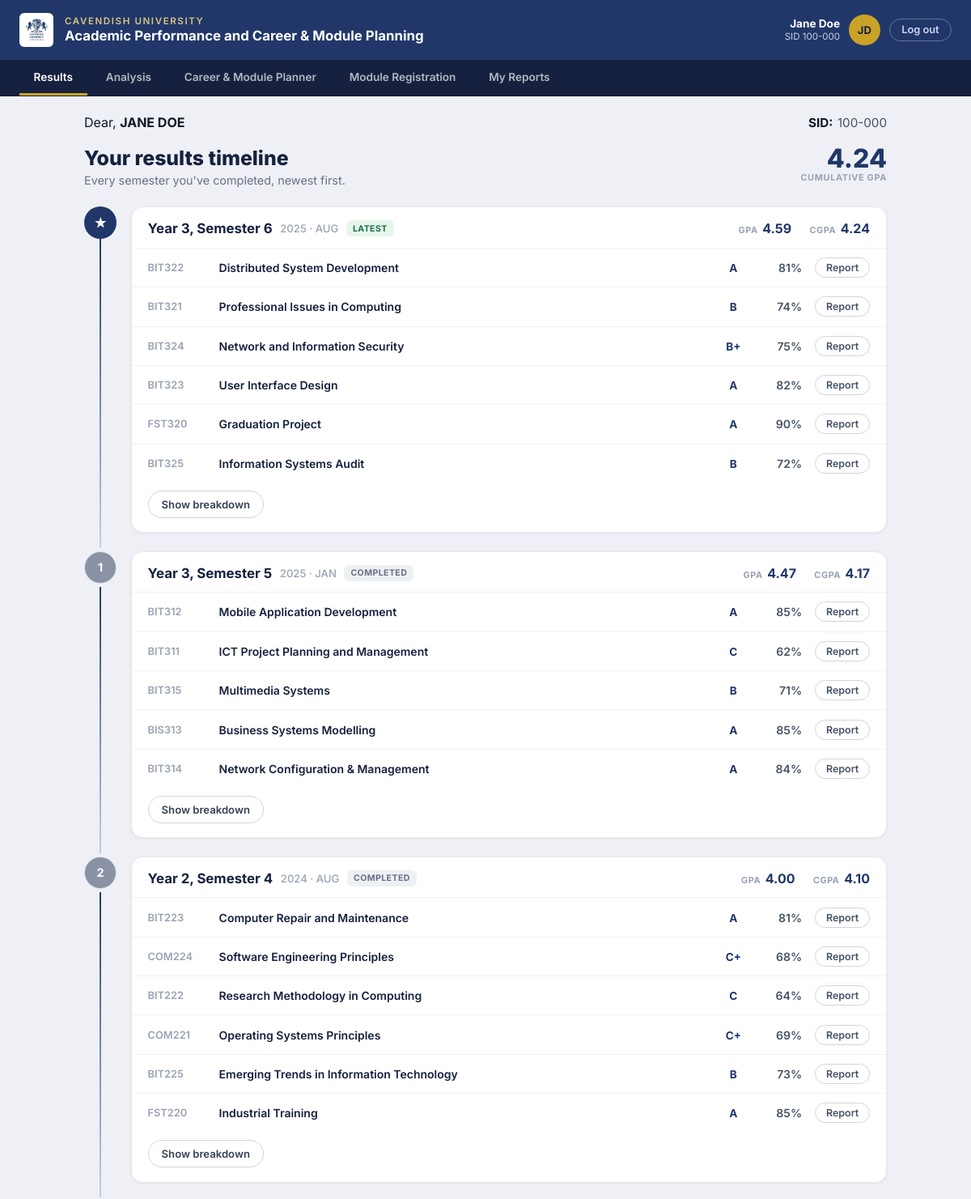
The app's page /ExamResultInterface.php (signed in, upper part) with its own data.
### tables this page shows
CREATE TABLE IF NOT EXISTS `program_tb` (
  `ID` int NOT NULL,
  `program_code` varchar(10) NOT NULL,
  `program_name` varchar(150) NOT NULL,
  `program_dept` varchar(150) NOT NULL,
  `program_faculty` varchar(150) NOT NULL,
  `student_ID` varchar(10) NOT NULL,
  PRIMARY KEY (`program_code`),
  UNIQUE KEY `ID` (`ID`),
  UNIQUE KEY `student_ID` (`student_ID`)
);

CREATE TABLE IF NOT EXISTS `student_tb` (
  `ID` int NOT NULL AUTO_INCREMENT,
  `student_ID` varchar(10) NOT NULL,
  `student_name` varchar(100) NOT NULL,
  `student_email` varchar(50) NOT NULL,
  `student_password` varchar(255) NOT NULL,
  `program_code` varchar(10) NOT NULL,
  `gender` enum('M','F') NOT NULL,
  `nationality` varchar(100) NOT NULL,
  `date_of_birth` date NOT NULL,
  `intake_year` int NOT NULL,
  `intake_session` enum('JAN','MAY','AUG') NOT NULL,
  `mode_of_entry` enum('Direct','Transfer','Foundation','Mature','Diploma') NOT NULL,
  PRIMARY KEY (`ID`),
  UNIQUE KEY `student_ID` (`student_ID`)
);

CREATE TABLE IF NOT EXISTS `cgpa_tb` (
  `ID` int NOT NULL AUTO_INCREMENT,
  `student_ID` varchar(10) NOT NULL,
  `sem_no` int NOT NULL,
  `year_no` int NOT NULL,
  `total_quality_points` decimal(8,2) NOT NULL,
  `total_credit_units` decimal(8,2) NOT NULL,
  `cgpa_value` decimal(5,4) NOT NULL,
  PRIMARY KEY (`ID`),
  UNIQUE KEY `uq_cgpa_student_sem_year` (`student_ID`,`sem_no`,`year_no`),
  KEY `student_ID` (`student_ID`)
);

CREATE TABLE IF NOT EXISTS `gpa_tb` (
  `ID` int NOT NULL AUTO_INCREMENT,
  `student_ID` varchar(10) NOT NULL,
  `total_quality_points` decimal(8,2) NOT NULL,
  `total_credit_units` decimal(8,2) NOT NULL,
  `gpa_value` decimal(5,4) NOT NULL,
  `sem_no` int NOT NULL,
  PRIMARY KEY (`ID`),
  UNIQUE KEY `uq_gpa_student_sem` (`student_ID`,`sem_no`),
  KEY `student_ID` (`student_ID`)
);

CREATE TABLE IF NOT EXISTS `results_tb` (
  `ID` int NOT NULL AUTO_INCREMENT,
  `module_code` varchar(10) NOT NULL,
  `student_ID` varchar(10) NOT NULL,
  `year_no` int NOT NULL,
  `sem_no` int NOT NULL,
  `cat1_mk` int NOT NULL,
  `cat2_mk` int NOT NULL,
  `exam_mk` int NOT NULL,
  `grade_point` decimal(3,2) NOT NULL,
  `letter_grade` varchar(5) NOT NULL,
  `final_total` int NOT NULL,
  `status_retake_pass` varchar(20) NOT NULL,
  `created_at` timestamp NOT NULL,
  PRIMARY KEY (`ID`),
  UNIQUE KEY `uq_result_student_module` (`student_ID`,`module_code`),
  KEY `module_code` (`module_code`),
  KEY `student_ID` (`student_ID`),
  KEY `letter_grade` (`letter_grade`),
  KEY `grade_point_2` (`grade_point`)
);

CREATE TABLE IF NOT EXISTS `module_tb` (
  `ID` int NOT NULL,
  `module_code` varchar(10) NOT NULL,
  `module_name` varchar(250) NOT NULL,
  `year_no` int NOT NULL,
  `sem_no` int NOT NULL,
  `program_code` varchar(10) NOT NULL,
  `credit_unit` decimal(3,1) NOT NULL,
  PRIMARY KEY (`ID`),
  UNIQUE KEY `module_code_2` (`module_code`),
  KEY `module_code` (`module_code`),
  KEY `program_code` (`program_code`)
);

### ExamResultInterface.php (the view, shortened to what this page needs)
<?php
$db_host = "127.0.0.1";
$db_port = "3306";
$db_name = "apaagps_db";
$db_user = "root";
$db_pass = "";
try {
    $dsn = "mysql:host={$db_host};port={$db_port};dbname={$db_name};charset=utf8mb4";
    $pdo = new PDO($dsn, $db_user, $db_pass, [
        PDO::ATTR_ERRMODE            => PDO::ERRMODE_EXCEPTION,
        PDO::ATTR_DEFAULT_FETCH_MODE => PDO::FETCH_ASSOC,
        PDO::ATTR_EMULATE_PREPARES   => false,
    ]);
} catch (PDOException $e) {
    die("Database connection failed: " . $e->getMessage());
}
$stmtS = $pdo->prepare("
    SELECT s.student_ID, s.student_name, s.program_code,
           p.program_name, p.program_faculty
    FROM   student_tb s
    JOIN   program_tb p ON s.program_code = p.program_code
    WHERE  s.student_ID = ?
    LIMIT  1
");
$stmtS->execute([$_SESSION["student_ID"]]);
$student = $stmtS->fetch();
$stmtR = $pdo->prepare("
    SELECT r.year_no,
           r.sem_no,
           r.module_code,
           m.module_name,
           m.credit_unit,
           r.cat1_mk,
           r.cat2_mk,
           r.exam_mk,
           r.final_total,
           r.letter_grade,
           r.grade_point,
           r.status_retake_pass,
           (s.intake_year + IFNULL(t.year_offset, 0)) AS calendar_year,
           IFNULL(t.term_month, '—') AS calendar_month
    FROM   results_tb r
    JOIN   module_tb  m ON r.module_code = m.module_code
    JOIN   student_tb s ON r.student_ID = s.student_ID
    LEFT JOIN term_mapping_tb t ON s.intake_session = t.intake_session
                               AND r.year_no = t.year_no
                               AND r.sem_no = t.sem_no
    WHERE  r.student_ID = ?
    ORDER  BY r.year_no DESC, r.sem_no DESC
");
$stmtR->execute([$student["student_ID"]]);
$allResults = $stmtR->fetchAll();
$stmtG = $pdo->prepare("
    SELECT sem_no, gpa_value, total_quality_points, total_credit_units
    FROM   gpa_tb
    WHERE  student_ID = ?
    ORDER  BY sem_no DESC
");
$stmtG->execute([$student["student_ID"]]);
$gpaMap = [];
foreach ($stmtG->fetchAll() as $g) {
    $gpaMap[(int)$g["sem_no"]] = $g;
}
$stmtC = $pdo->prepare("
    SELECT year_no, sem_no, cgpa_value, total_quality_points, total_credit_units
    FROM   cgpa_tb
    WHERE  student_ID = ?
    ORDER  BY year_no ASC, sem_no ASC
");
$stmtC->execute([$student["student_ID"]]);
$cgpaMap = [];
foreach ($stmtC->fetchAll() as $c) {
    $cgpaMap["{$c['year_no']}-{$c['sem_no']}"] = $c;
}
$grouped = [];
foreach ($allResults as $row) {
    $grouped[$row["year_no"]][$row["sem_no"]][] = $row;
}
$timelineBlocks = [];
foreach ($grouped as $year => $sems) {
    foreach ($sems as $sem => $rows) {
        $timelineBlocks[] = ["year" => (int)$year, "sem" => (int)$sem, "rows" => $rows];
    }
}
function pillClass(?string $g): string {
    return match(true) {
        $g === 'A'               => 'pill-a',
        str_starts_with($g, 'B') => 'pill-b',
        str_starts_with($g, 'C') => 'pill-c',
        str_starts_with($g, 'D') => 'pill-d',
        default                  => 'pill-f',
    };
}
function fmtScore($v): string  { return ($v === null || $v === '') ? '—' : (int)$v . '%'; }
function semComplete(array $rows): bool {
    return true;
}
$overallCgpa = null;
if (!empty($timelineBlocks)) {
    $tb0 = $timelineBlocks[0];
    $overallCgpa = $cgpaMap["{$tb0['year']}-{$tb0['sem']}"]['cgpa_value'] ?? null;
}
$nameParts = preg_split('/\s+/', trim($student["student_name"]));
$first     = $nameParts[0] ?? '';
$last      = count($nameParts) > 1 ? end($nameParts) : '';
$initials  = strtoupper(substr($first, 0, 1) . substr($last, 0, 1));
?>
<!DOCTYPE html>
<html lang="en">
<head>
</head>
<body>
<header class="site-header">
    <img class="crest" src="images/cu_logo.jpg" alt="Cavendish University crest">
    <div class="header-text">
        <span class="uni-name">Cavendish University</span>
        <span class="portal-title">Academic Performance and Career &amp; Module Planning</span>
    </div>
    <div class="header-user">
        <div class="hu-text">
            <span class="hu-name"><?= htmlspecialchars($student["student_name"]) ?></span>
            <span class="hu-sid">SID <?= htmlspecialchars($student["student_ID"]) ?></span>
        </div>
        <div class="hu-avatar"><?= htmlspecialchars($initials) ?></div>
        <a class="logout-btn" href="logout.php">Log out</a>
    </div>
</header>
<nav class="tab-nav">
    <span class="tab-btn active">Results</span>
    <a class="tab-btn" href="AnalysisResultInterface.php">Analysis</a>
    <a class="tab-btn" href="GoalPlanning.php">Career &amp; Module Planner</a>
    <a class="tab-btn" href="ModuleRegistration.php">Module Registration</a>
    <a class="tab-btn" href="MyReportsStatus.php">My Reports</a>
</nav>
<main class="page-wrap">
    <div class="student-row">
        <div class="student-name">Dear, <strong><?= htmlspecialchars(strtoupper($student["student_name"])) ?></strong></div>
        <div class="student-sid"><strong>SID:</strong><?= htmlspecialchars($student["student_ID"]) ?></div>
    </div>
    <div class="timeline-head">
        <div>
            <div class="tl-h-title">Your results timeline</div>
            <div class="tl-h-sub">Every semester you've completed, newest first.</div>
        </div>
        <?php if ($overallCgpa !== null): ?>
        <div class="cgpa-big">
            <div class="num"><?= number_format((float)$overallCgpa, 2) ?></div>
            <div class="lab">Cumulative GPA</div>
        </div>
        <?php endif; ?>
    </div>
    <?php if (empty($timelineBlocks)): ?>
        <p class="empty">No exam results found for your account yet.</p>
    <?php else: ?>
    <div class="timeline">
        <?php foreach ($timelineBlocks as $idx => $block):
            $year   = $block["year"];
            $sem    = $block["sem"];
            $rows   = $block["rows"];
            $isLatest = ($idx === 0);
            $complete = semComplete($rows);
            $term     = $rows[0]["calendar_year"] . " · " . $rows[0]["calendar_month"];
            $gpaVal   = ($complete && isset($gpaMap[$sem])) ? number_format($gpaMap[$sem]["gpa_value"], 2) : "—";
            $cgpaRow  = $cgpaMap["{$year}-{$sem}"] ?? null;
            $cgpaVal  = ($complete && $cgpaRow) ? number_format($cgpaRow["cgpa_value"], 2) : "—";
        ?>
        <div class="tl-item">
            <div class="tl-rail">
                <?php if ($isLatest): ?>
                    <div class="tl-node star" title="Latest semester">&#9733;</div>
                <?php else: ?>
                    <div class="tl-node num"><?= $idx ?></div>
                <?php endif; ?>
            </div>
            <div class="tl-card">
                <div class="card-top">
                    <div class="card-titlewrap">
                        <span class="card-title">Year <?= $year ?>, Semester <?= $sem ?></span>
                        <span class="card-term"><?= htmlspecialchars($term) ?></span>
                        <?php if ($isLatest): ?>
                            <span class="badge badge-latest">Latest</span>
                        <?php else: ?>
                            <span class="badge badge-completed">Completed</span>
                        <?php endif; ?>
                    </div>
                    <div class="card-gpa">
                        <div><span class="lab">GPA</span><span class="val"><?= $gpaVal ?></span></div>
                        <?php if (!($year === 1 && $sem === 1)): ?>
                        <div><span class="lab">CGPA</span><span class="val"><?= $cgpaVal ?></span></div>
                        <?php endif; ?>
                    </div>
                </div>
                <div class="mrows">
                    <?php foreach ($rows as $r): ?>
                    <div class="mrow">
                        <span class="code"><?= htmlspecialchars($r["module_code"]) ?></span>
                        <span class="mname"><?= htmlspecialchars($r["module_name"]) ?></span>
                        <span class="grade">
                            <?php if ($r["letter_grade"] !== null && $r["letter_grade"] !== ""): ?>
                                <span class="pill <?= pillClass($r["letter_grade"]) ?>"><?= htmlspecialchars($r["letter_grade"]) ?></span>
                            <?php else: ?>—<?php endif; ?>
                        </span>
                        <span class="score"><?= fmtScore($r["final_total"]) ?></span>
                        <span class="rep">
                            <button class="btn-report"
                                onclick="reportModule('<?= htmlspecialchars($r['module_code']) ?>', '<?= htmlspecialchars(addslashes($r['module_name'])) ?>')">
                                Report
                            </button>
                        </span>
                    </div>
                    <?php endforeach; ?>
                </div>
                <button type="button" class="btn-break" onclick="toggleBreak(this)">Show breakdown</button>
            </div>
        </div>
        <?php endforeach; ?>
    </div>
    <?php endif; ?>
</main>
</body>
</html>

### records on screen
program_tb: student_tb.student_name "Jane Doe", student_tb.student_ID "100-000", student_tb.student_name "JD", student_tb.student_name "JANE DOE"
cgpa_tb: cgpa_value "4.24"
gpa_tb: gpa_value "4.59"
results_tb: module_code "BIT322", module_tb.module_name "Distributed System Development", letter_grade "A", final_total "81%"
results_tb: module_code "BIT321", module_tb.module_name "Professional Issues in Computing", letter_grade "B", final_total "74%"
results_tb: module_code "BIT324", module_tb.module_name "Network and Information Security", letter_grade "B+", final_total "75%"
results_tb: module_code "BIT323", module_tb.module_name "User Interface Design", letter_grade "A", final_total "82%"
results_tb: module_code "FST320", module_tb.module_name "Graduation Project", letter_grade "A", final_total "90%"
results_tb: module_code "BIT325", module_tb.module_name "Information Systems Audit", letter_grade "B", final_total "72%"
gpa_tb: gpa_value "4.47"
cgpa_tb: cgpa_value "4.17"
results_tb: module_code "BIT312", module_tb.module_name "Mobile Application Development", letter_grade "A", final_total "85%"
results_tb: module_code "BIT311", module_tb.module_name "ICT Project Planning and Management", letter_grade "C", final_total "62%"
results_tb: module_code "BIT315", module_tb.module_name "Multimedia Systems", letter_grade "B", final_total "71%"
results_tb: module_code "BIS313", module_tb.module_name "Business Systems Modelling", letter_grade "A", final_total "85%"
results_tb: module_code "BIT314", module_tb.module_name "Network Configuration & Management", letter_grade "A", final_total "84%"
gpa_tb: gpa_value "4.00"
cgpa_tb: cgpa_value "4.10"
results_tb: module_code "BIT223", module_tb.module_name "Computer Repair and Maintenance", letter_grade "A", final_total "81%"
results_tb: module_code "COM224", module_tb.module_name "Software Engineering Principles", letter_grade "C+", final_total "68%"
results_tb: module_code "BIT222", module_tb.module_name "Research Methodology in Computing", letter_grade "C", final_total "64%"
results_tb: module_code "COM221", module_tb.module_name "Operating Systems Principles", letter_grade "C+", final_total "69%"
results_tb: module_code "BIT225", module_tb.module_name "Emerging Trends in Information Technology", letter_grade "B", final_total "73%"
results_tb: module_code "FST220", module_tb.module_name "Industrial Training", letter_grade "A", final_total "85%"

### other values on screen
$year "3"
$sem "6"
$term "2025 · AUG"
$idx "1"
$sem "5"
$term "2025 · JAN"
$idx "2"
$year "2"
$sem "4"
$term "2024 · AUG"
